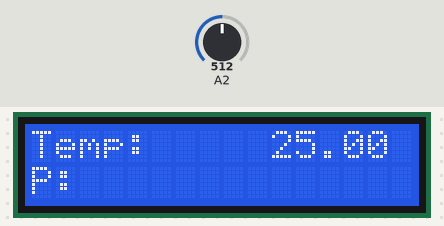
This sketch was run on a simulated Arduino Uno, built with avr-gcc and run on an emulated ATmega328P. Parts: 16×2 character LCD. The test bench sets the inputs (shaded band); at power-on: A2 = 512.

Above: at 1.2 s.
1.3 s: A2 set to 0
At 3.2 s:
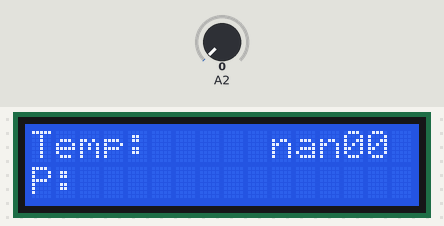
3.5 s: A2 set to 122
At 5.0 s:
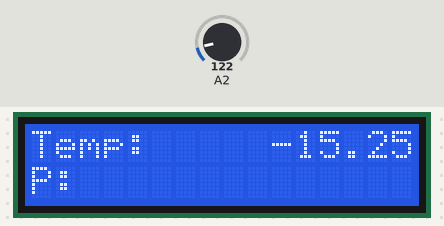
5.5 s: A2 set to 306
At 6.6 s:
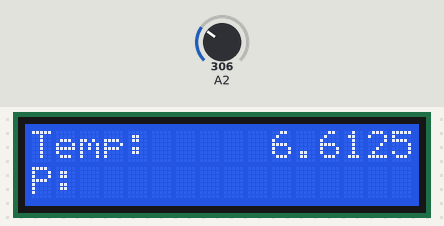
Timing chart, 0 to 8.5 s (numbered marks = the images above; inputs shaded):
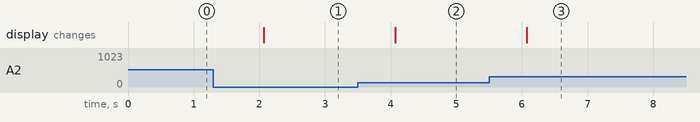

Measured:
- after the input at 1.3 s, the display: changes after 0.77 s (image 1)
- after the input at 3.5 s, the display: changes after 0.57 s (image 2)
- after the input at 5.5 s, the display: changes after 0.57 s (image 3)

The sketch:

estacion_meteorologica.ino
```cpp
#include <math.h> //Librería para usar logaritmos
#include <LiquidCrystal.h> //Librería LCD
#include <SFE_BMP180.h> //Librería presión
#include <Wire.h>

LiquidCrystal lcd(8, 9, 4, 5, 6, 7); //Configuración del LCD
SFE_BMP180 presion; //Creamos el objeto

// A partir de la salida del termistor calculamos la Tª
double Thermister(int voltaje)
{
  double Temp;
  Temp = log(((10240000/voltaje) - 10000));
  Temp = 1 / (0.001129148 + (0.000234125 + (0.0000000876741 * Temp * Temp ))* Temp );
  Temp = Temp - 273.15;
  return Temp;
}

void setup()
{
  lcd.begin(16, 2);
  lcd.setCursor(0,0);
  lcd.print("Temp: ");
  lcd.setCursor(0,1);
  lcd.print("P: ");
}

void loop()
{
  lcd.setCursor(10,0);
  lcd.print(Thermister(analogRead(10)));
  delay(1000);
}
```
